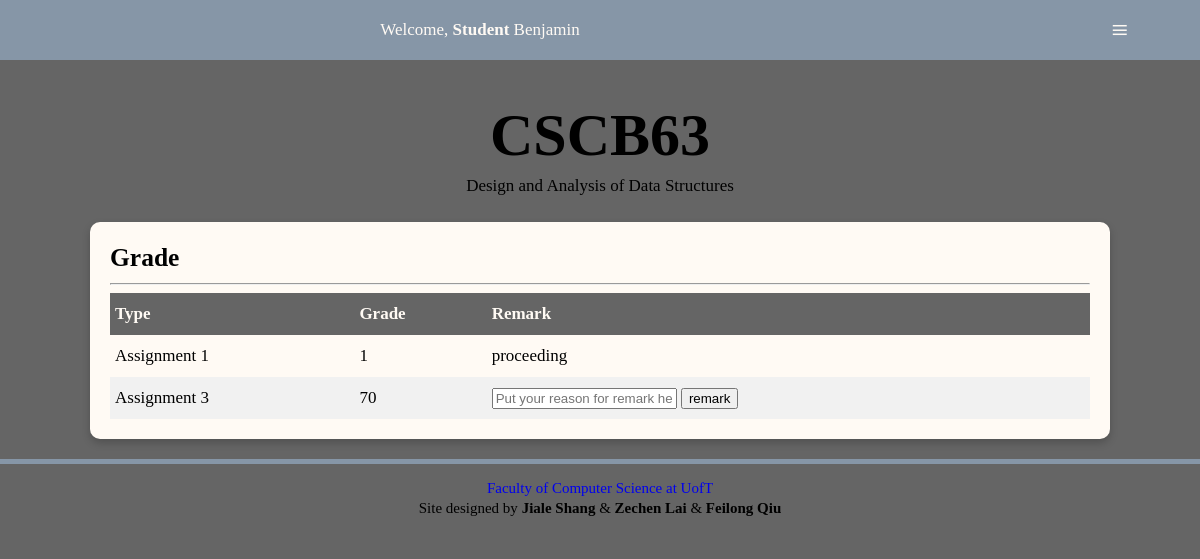
The app's page /grade (signed in), older data.
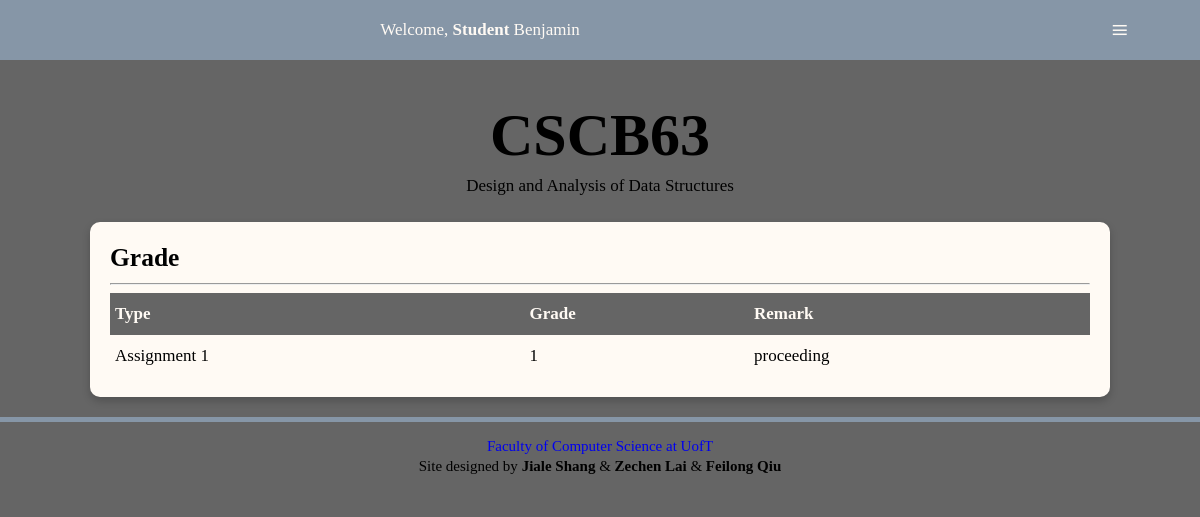
The same page, newer data.
### tables this page shows
CREATE TABLE "Grades" (
	"username"	NVARCHAR(50) NOT NULL,
	"ename"	NVARCHAR(20) NOT NULL,
	"grade"	INTEGER NOT NULL,
	"remark"	INTEGER,
	"request"	NVARCHAR(255),
	FOREIGN KEY("username") REFERENCES "Users"("username"),
	FOREIGN KEY("ename") REFERENCES "Events"("ename"),
	PRIMARY KEY("username","ename")
);

### app.py (the view)
@app.route("/grade",methods=['GET','POST'])
def grade():
    if not 'user' in session:
        return redirect(url_for('home'))
    db=get_db()
    db.row_factory = make_dicts
    students=get_student_table()
    events=get_event_table()
    grades = get_grade_table()
    return render_template('grade.html',event=events,user=session['user'],grade=grades,student=students)

### app.py (called while the page is built)
def get_db():
    db=getattr(g,'_database',None)
    if db is None:
        db=g._database=sqlite3.connect(DATABASE)
    return db

def make_dicts(cursor, row):
    return dict((cursor.description[idx][0],value)
                for idx,value in enumerate(row))

def query_db(query, args=(),one=False):
    cur = get_db().execute(query,args)
    rv = cur.fetchall()
    cur.close()
    return (rv[0] if rv else None) if one else rv

def get_grade_table():
    db=get_db()
    db.row_factory = make_dicts
    grades=[]
    if(session['user']['type']):
        query = "select username, grade, remark, ename,request from Grades natural join Takes where cid in (select cid from Takes where username='%s')" % (session['user']['username'])
    else:
        query = "select * from Grades where username='%s'" % (session['user']['username'])
    for grade in query_db(query):
        grades.append(grade)
    db.close()
    return grades

def get_student_table():
    db=get_db()
    db.row_factory = make_dicts
    students=[]
    for i in query_db("select username from Takes natural join Users where type=0 and cid in (select cid from Takes where username='%s')" % (session['user']['username'])):
        students.append(i)
    return students

def get_event_table():
    db=get_db()
    db.row_factory = make_dicts
    events=[]
    for j in query_db('select * from Events'):
        events.append(j)
    return events

@app.teardown_appcontext
def close_connection(exception):
    db = getattr(g, '_database', None)
    if db is not None:
        db.close()

### templates/grade.html (shortened to what this page needs)
<!DOCTYPE html>
<html lang="en">
<head>
<link href="../static/style.css" rel="stylesheet">
</head>
<body>
  <nav>
    <div id="menu-title">Welcome, <strong>{% if user['type']%}Instructor{% else %}Student{% endif %}</strong> {{ user['name'][0] }}</div>
    <label for="drop" class="button">≡</label>
  </nav>
  <div class="content">
    <div class="title">
      <h1>CSCB63</h1>
      <p>Design and Analysis of Data Structures</p>
    </div>
    {% if user['type'] %}
    <section>
      <h2>Template Changes</h2><hr>
      <label for="grading">Enter a grade of your student:</label>
      <input list="students" name="student" placeholder="username" id="student">
      <datalist id="students">
      </datalist>
      <input list="events" name="event" placeholder="type" id="event">
      <datalist id="events">
      </datalist>
      <input type="number" name="grade" placeholder="grade" min="0" max="100" id="grade">
      <button onclick="appendTemp()">add to Temp</button>
      <button onclick="archiveTemp()" type="float:right">submit changes</button>
      <p id="error"></p>
      <div class="table" id="temp-table">
      </div>
    </section>
    <section>
      <h2>Student Grades</h2><hr>
      <form action="/search-grade" method='GET'>
        <input type="text" name="search-student" value="" placeholder="username">
        <select id="search-event" name="search-event">
        </select>
        <input type="number" name="search-grade" value="" min="0" max="100" placeholder="grade">
        <input type="submit" value="search">
      </form>
      <p id="message"></p><a href="/grade"><button>refresh</button></a>
      <div class="table" id="grade-table">
      </div>
    </section>
    {% else %}
    <section>
      <h2>Grade</h2><hr>
      <div class="table">
        <div class="heading">
          <div class="cell">Type</div>
          <div class="cell">Grade</div>
          <div class="cell">Remark</div>
        </div>
          {% for item in grade %}
          <div class="row">
              <div class="cell">{{ item['ename'] }}</div>
              <div class="cell">{{ item['grade'] }}</div>
              <div class="cell">
              {% if item['remark'] == 1 %}
                proceeding
              {% elif item['remark'] == -1 %}
                remarked
              {% else %}
                <form method="post" action="/grade-remark">
                    <input type="text" class="remark-content" value="" placeholder="Put your reason for remark here." name="remark_request">
                    <input type="submit" value ="remark">
              {% endif %}
              </div>
          </div>
          {% endfor %}
      </div>
    </section>
    {% endif %}
  </div>
  <div id="footer">
    <p><a href="http://web.cs.toronto.edu">Faculty of Computer Science at UofT</a></p>
    <p>Site designed by <strong>Jiale Shang</strong> & <strong>Zechen Lai</strong> & <strong>Feilong Qiu</strong></p>
  </div>
</body>
</html>

### static/style.css (style rules this page uses)
body { background: #656565; font-size:17px; line-height: 32px; margin: 0; padding: 0; word-wrap:break-word !important; }
ul, p,h1,h2,h3 { margin:0; }
.title { text-align:center; margin-top: 100px; }
h1 { font-size:60px; line-height: 70px; }
.content { width: 85%; margin: 0 auto; margin-top: 30px; max-width: 1200px; min-width: 375px; }
a { text-decoration: none; }
section { box-shadow: 0 4px 8px 0 rgba(0,0,0,0.2); transition: 0.3s; margin:20px 0; padding: 20px; background: #fffaf4; border-radius: 10px; overflow: auto; }
.button, [id^=drop], .mobile-split { display: none; }
nav { margin:0; padding: 0; background-color: #8696a7; width: 100%; position: fixed; top:0; overflow: visible; }
#menu-title { display: block; padding: 0 30px; float: left; font-size:20px; line-height: 60px; color:#fffaf4; }
nav:after { content:""; display:table; clear:both; }
.table { display: table; width: 100%; }
.heading { display: table-row; font-weight: bold; background: #656565; color: #fffaf4; }
.row { display: table-row; }
.cell { display: table-cell; padding: 5px; }
#footer { padding:10px; text-align:center; border-top: 5px solid #8696a7; padding-top: 1%; }
#footer p { margin:5px; line-height: 15px; font-size: 15px; }
#footer a { text-decoration: none; transition: 0.4s; }
@media all and (max-width : 1227px) { #menu-title { padding: 0; width: 80%; text-align: center; float: left; font-size: 17px; } }
@media all and (max-width : 1227px) { nav ,nav ul { margin: 0; } }
@media all and (max-width : 1227px) { .button { display: block; background-color: #8696a7; padding:14px 20px; font-size:30px; text-decoration:none; float: right; border:none; width:10%; } }
@media all and (max-width : 1227px) { nav a:hover, nav ul ul a, nav ul ul, .button { color:#fffaf4; text-align: center; } }

Row changes from the older to the newer data that the page shows:
removed Grades: ename "Assignment 3", grade "70"
